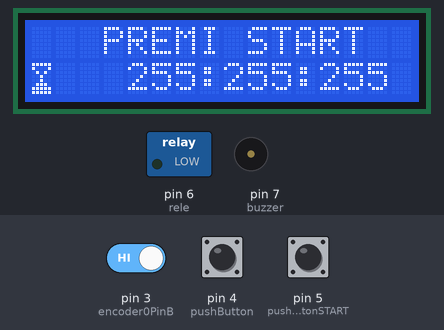
Bench run of a sketch on a simulated Arduino Nano, built with avr-gcc and run on an emulated ATmega328P. On the bench: 16×2 character LCD, switched loads named in the sketch (green lamp = pin HIGH), buzzer (waves = sounding, pin HIGH). The inputs (shaded band) are chosen by the test bench; at power-on: pin 5 (pushButtonSTART) HIGH, pin 4 (pushButton) HIGH, pin 3 (encoder0PinB) HIGH. What the sketch prints to the serial monitor is not drawn.

Above: at 5.3 s.
5.4 s: pin 5 (pushButtonSTART) pulled LOW for 0.15 s
At 6.3 s:
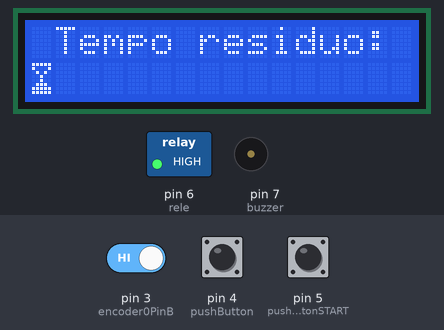
8.5 s: pin 5 (pushButtonSTART) pulled LOW for 3.2 s
At 10.9 s:
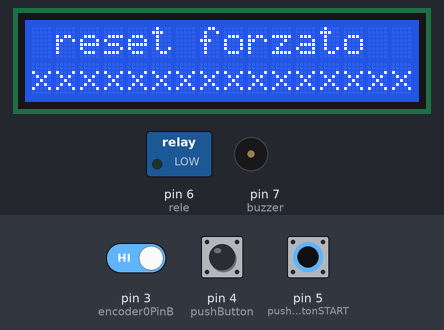
13.2 s: pin 4 (pushButton) pulled LOW for 3.2 s
At 15.8 s:
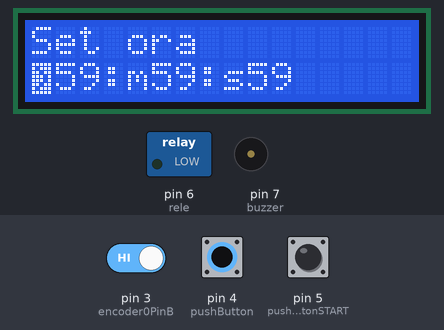
19.4 s: pin 4 (pushButton) pulled LOW for 0.15 s
At 20.1 s:
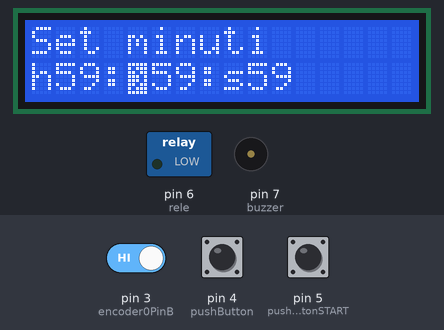
21.0 s: pin 4 (pushButton) pulled LOW for 1 s
At 21.7 s:
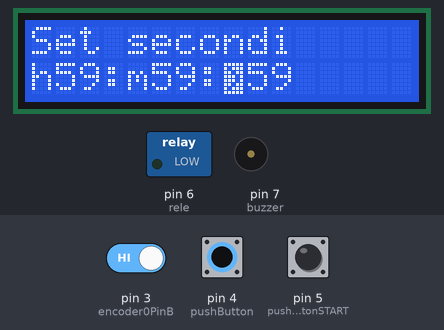
23.5 s: pin 4 (pushButton) pulled LOW for 0.15 s
At 24.5 s:
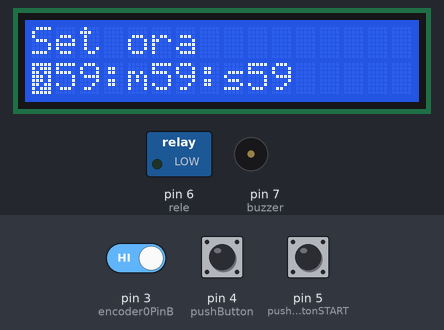
Timing chart, 0 to 26.5 s (numbered marks = the images above; inputs shaded):
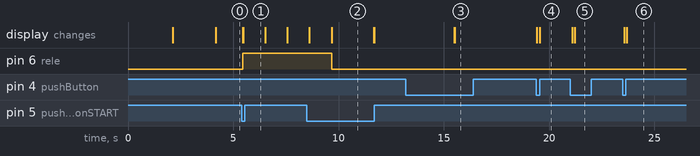

The sketch:

TimerBromografoArduino-0.3-IZ0VLL.ino
```cpp
/*
TIMER BROMOGRAFO ARDUINO

Questo progetto è di libero utilizzo, basta che venga citato il programmatore.
Programmatore Firmware: Salvatore Mele, IZ0VLL

email: iz0victorlimalima@gmail.com
Licenza GNU GPLv3
 */

#include <LiquidCrystal_I2C.h>
#include <EEPROM.h>
#include <Wire.h>
LiquidCrystal_I2C lcd(0x27, 16, 2); // Imposta il Display all'indirizzo 0x27, 16x2 LCD

#define encoder0PinA  2 // D2 Definisce il PRIMO canale dell'Encoder meccanico
#define encoder0PinB  3 // D3 Definisce il SECONDO canale dell'Encoder meccanico

volatile int encoder0Pos = 4;
volatile boolean PastB = 0;
volatile boolean update = false;

int contatoreFineTempo;
int lastButtonState = 0;
// ------------------------++++++++++++++++++++++   ENCODER
int encoderPin1 = 2;
int encoderPin2 = 3;

volatile int lastEncoded = 0;
volatile long encoderValue = 0;
volatile long encoderValue2 = 0;
volatile long encoderValue3 = 0;

long lastencoderValue = 0;
long lastencoderValue2 = 0;
long lastencoderValue3 = 7;

int lastMSB = 0;
int lastLSB = 0;

// ------------------------++++++++++++++++++++++
int ore = 45;
int minuti = 5;
int secondi = 6;


//---------  timer variabili

int buzzer = 7;           //D7 Piedino digitale del Buzzer piezoelettrico
int rele = 6;             //D6 del relè di accensione dei neon
int secondiTotali = 0;    //Tempo totale
int msg = 0;
int reset = 0;
int start = A6;            //Pulsante di avvio (non usato)
int empieza = 1024;        // Variabile per la memorizzazione del pulsante di avvio

// assegnazione ingressi per i due pulsanti start e encoder
int pushButton = 4;       //D4 Pulsante dell'Encoder
int pushButtonSTART = 5;  //D5 Pulsante di Start del conteggio.

int pushButtonSTARTstate = 0;

int timeHOLD;
int timeSEC = 0;
int HorMinSec = 0;
int step_funzione = 0;


// Grafica per clessidra e cursore
uint8_t testChar[8] = {0x1F, 0x17, 0x1B, 0x1D, 0x1D, 0x1B, 0x17, 0x1F,};
uint8_t testClessidra[8] = {0x1F, 0x11, 0x0A, 0x04, 0x04, 0x0E, 0x1F, 0x1F,};


/*
  xxxxxxxxxxxxxxxxxxxxxxxxxxxxxxxxxxxxxxxxxxxxxxxxxxxxxxxxxxxxxxxxxxxxxxxxxxxxxxxxxxxxxxxxxxxxxxxxxxxxxxxxx
  xxxxxxxxxxxxxxxxxxxxxxxxxxxxxxxxxxxxxxxxxxxxxxxxxxxxxxxxxxxxxxxxxxxxxxxxxxxxxxxxxxxxxxxxxxxxxxxxxxxxxxxxx
  xxxxxxxxxxxxxxxxxxxxxxxxxxxxxxxxxxxxxxxxxxxxxxxxxxxxxxxxxxxxxxxxxxxxxxxxxxxxxxxxxxxxxxxxxxxxxxxxxxxxxxxxx
  xxxxxxxxxxxxxxxxxxxxxxxxxxxxxxxxxxxxxxxxxxxxxxxxxxxxxxxxxxxxxxxxxxxxxxxxxxxxxxxxxxxxxxxxxxxxxxxxxxxxxxxxx
                            VOID  SETUP                    VOID  SETUP
  xxxxxxxxxxxxxxxxxxxxxxxxxxxxxxxxxxxxxxxxxxxxxxxxxxxxxxxxxxxxxxxxxxxxxxxxxxxxxxxxxxxxxxxxxxxxxxxxxxxxxxxxx
  xxxxxxxxxxxxxxxxxxxxxxxxxxxxxxxxxxxxxxxxxxxxxxxxxxxxxxxxxxxxxxxxxxxxxxxxxxxxxxxxxxxxxxxxxxxxxxxxxxxxxxxxx
  xxxxxxxxxxxxxxxxxxxxxxxxxxxxxxxxxxxxxxxxxxxxxxxxxxxxxxxxxxxxxxxxxxxxxxxxxxxxxxxxxxxxxxxxxxxxxxxxxxxxxxxxx
  xxxxxxxxxxxxxxxxxxxxxxxxxxxxxxxxxxxxxxxxxxxxxxxxxxxxxxxxxxxxxxxxxxxxxxxxxxxxxxxxxxxxxxxxxxxxxxxxxxxxxxxxx
*/

void setup() {

  lcd.begin();
  Serial.begin(9600);
  Serial.begin(9600);
  pinMode(pushButton, INPUT); // dichiara che il "pushButton" è un input:
  pinMode(pushButtonSTART, INPUT);
  pinMode(start, INPUT);    //Pin de pulsador de arranque --> Entrada

  pinMode(encoder0PinA, INPUT);
  pinMode(encoder0PinB, INPUT);

  digitalWrite(encoder0PinB, HIGH);
  digitalWrite(encoder0PinA, HIGH);
  int pushButtonSTARTstate = HIGH;   //  RESISTENZA PULL UP DEL PULSANTE  START
  attachInterrupt(1, doEncoderB, FALLING);

  // CARICAMENTO dei valori temporali (ore, minuti, secondi)

  lastencoderValue3 = EEPROM.read(1);
  encoderValue3 = EEPROM.read(1);
  lastencoderValue2 = EEPROM.read(2);
  encoderValue2 = EEPROM.read(2);
  lastencoderValue = EEPROM.read(3);
  encoderValue = EEPROM.read(3);

// portare i resitori interni a pull up

  pinMode(encoderPin1, INPUT_PULLUP);
  pinMode(encoderPin2, INPUT_PULLUP);
  pinMode(pushButtonSTART, INPUT_PULLUP);
  pinMode(pushButtonSTARTstate, INPUT_PULLUP);
  pinMode(pushButton, INPUT_PULLUP);

  digitalWrite(pushButton, HIGH);  // forza il pin  a livello alto sfruttando la resistenza di pull-up interna ad arduino

  pinMode(buzzer, OUTPUT);
  pinMode(rele, OUTPUT);

 // presentazione iniziale

  lcd.clear();
  lcd.setCursor(0, 0);
  lcd.print("Timer Bromografo");
  lcd.setCursor(0, 1);
  lcd.print("Salvatore Mele, IZ0VLL");
  delay(2000);
  lcd.clear();
  lcd.setCursor(0, 0);
  lcd.print("Vers. Firmware");
  lcd.setCursor(0, 1);
  lcd.print("Beta 0.4");
  delay(2000);
  lcd.clear();

  msg = 0;
  empieza = 1024;

// CREAZIONE DEI DUE CARATTERI CUSTOM

  lcd.createChar(0, testChar); // Sends the custom char to lcd
  lcd.createChar(1, testClessidra); // Sends the custom char to lcd

}

/*
  xxxxxxxxxxxxxxxxxxxxxxxxxxxxxxxxxxxxxxxxxxxxxxxxxxxxxxxxxxxxxxxxxxxxxxxxxxxxxxxxxxxxxxxxxxxxxxxxxxxxxxxxx
   xxxxxxxxxxxxxxxxxxxxxxxxxxxxxxxxxxxxxxxxxxxxxxxxxxxxxxxxxxxxxxxxxxxxxxxxxxxxxxxxxxxxxxxxxxxxxxxxxxxxxxxx
  xxxxxxxxxxxxxxxxxxxxxxxxxxxxxxxxxxxxxxxxxxxxxxxxxxxxxxxxxxxxxxxxxxxxxxxxxxxxxxxxxxxxxxxxxxxxxxxxxxxxxxxxx
  xxxxxxxxxxxxxxxxxxxxxxxxxxxxxxxxxxxxxxxxxxxxxxxxxxxxxxxxxxxxxxxxxxxxxxxxxxxxxxxxxxxxxxxxxxxxxxxxxxxxxxxxx
                            VOID loop                    VOID  loop
  xxxxxxxxxxxxxxxxxxxxxxxxxxxxxxxxxxxxxxxxxxxxxxxxxxxxxxxxxxxxxxxxxxxxxxxxxxxxxxxxxxxxxxxxxxxxxxxxxxxxxxxxx
  xxxxxxxxxxxxxxxxxxxxxxxxxxxxxxxxxxxxxxxxxxxxxxxxxxxxxxxxxxxxxxxxxxxxxxxxxxxxxxxxxxxxxxxxxxxxxxxxxxxxxxxxx
  xxxxxxxxxxxxxxxxxxxxxxxxxxxxxxxxxxxxxxxxxxxxxxxxxxxxxxxxxxxxxxxxxxxxxxxxxxxxxxxxxxxxxxxxxxxxxxxxxxxxxxxxx
  xxxxxxxxxxxxxxxxxxxxxxxxxxxxxxxxxxxxxxxxxxxxxxxxxxxxxxxxxxxxxxxxxxxxxxxxxxxxxxxxxxxxxxxxxxxxxxxxxxxxxxxxx
*/


void loop() {
  lcd.setCursor(0, 1);
  lcd.print((char)1);  // STAMPA LA CLESSIDRA

  if (update) {
    update = false;
    PastB ? encoder0Pos++ : encoder0Pos--;
  }

  //  ore minuti secondi
  ore = lastencoderValue;
  minuti = lastencoderValue2;
  secondi = lastencoderValue3;

  switch (step_funzione) {
    case 0:    // STATO INIZIALE
      INIZIO();
      break;
    case 1:    // VAI ALLA FUNZIONE: EDIT TEMPO
      EDIT_TEMPO();

      break;
    case 2:    // VAI ALLA FUNZIONE: CONTO ALLA ROVESCIA
      COUNT_DOWN();
      break;
    case 3:    // VAI ALLA FUNZIONE: TEMPO SCADUTO
      TEMPO_SCADUTO();
      break;
  }
}

//---------------------- ---------------------- ---------------------- ----------------------
//---------------------- FUNZIONE: INIZIO ---------------------- ----------------------------
//---------------------- ---------------------- ---------------------- ----------------------

void INIZIO() {
  lcd.setCursor(0, 0);
  lcd.print("   PREMI START  ");
  lcd.setCursor(0, 1);

  lcd.setCursor(4, 1);
  if (ore < 10) lcd.print("0");     // SE LE ORE SONO MENO DI 10, SCRIVI LO ZERO A SINISTRA.
  lcd.print(ore);                   // STAMPA LE ORE
  lcd.print(":");                   // STAMPA I DUE PUNTI

  if (minuti < 10) lcd.print("0");  // SE I MINUTI SONO MENO DI 10, SCRIVI LO ZERO A SINISTRA.
  lcd.print(minuti);                // STAMPA I MINUTI
  lcd.print(":");                   // STAMPA I DUE PUNTI

  if (secondi < 10) lcd.print("0");  // SE I SECONDI SONO MENO DI 10, SCRIVI LO ZERO A SINISTRA.
  lcd.print(secondi);                // STAMPA I SECONDI

  //  VAI A SETTA TEMPO - - - - - - - - - - - - - - - - - - -


  int buttonState = digitalRead(pushButton);  //// PER ACCEDERE AL MENU EDITOR CON IL MANTENIMENTO DEL PULSANTE ENCODER
  if (buttonState == LOW) {
    delay (1000);
    Serial.println(timeSEC);
    timeSEC++;
  }
  else {
    timeSEC = 0; //  AZZERAMENTO VARIABILE SEI SECONDI
  }
  delay(100);

  if (timeSEC >= 2) {   //   VAI A EDITOR

    lcd.clear();
    timeSEC = 0;
    step_funzione = 1;
  }


  //// ALLA PRESSIONE DEL PULSANTE START, VAI ALLA FUNZIONE: COUNT DOWN

  int pushButtonSTARTstate = digitalRead(pushButtonSTART);
  if (pushButtonSTARTstate == LOW) {
    lcd.clear();
    lcd.setCursor(0, 0);
    lcd.print("Partenza tempo");
    lcd.clear();
    timeSEC = 0;
    secondiTotali = secondi + (minuti * 60) + (ore * 60 * 60);  //Convierte el tiempo elegido en segundos!!
    digitalWrite (rele, HIGH);
    step_funzione = 2;
  }
}

//---------------------- ---------------------- ---------------------- ----------------------
//---------------------- FUNZIONE: EDIT TEMPO ---------------------- ------------------------
//---------------------- ---------------------- ---------------------- ----------------------

void EDIT_TEMPO() {

  lcd.setCursor(0, 1);
  lcd.print("h");
  lcd.setCursor(1, 1);
  if (encoderValue < 10) lcd.print("0");
  if (encoderValue < 0) {
    encoderValue = 0;
    encoder0Pos = 0;
  }

  if (timeSEC >= 2) {
    lcd.clear();
    timeSEC = 0;
    HorMinSec = 0;
    step_funzione = 0;

  }

  if (HorMinSec >= 3) HorMinSec = 0;   //// AZZERA LA VARIABILE PER LO STEP  ORA MINUTI  SECONDI.


  //  FAI IN MODO CHE L' ENCODER NON SUPERI I 59

  if (encoderValue > 59) {
    encoderValue = 59;
    encoder0Pos = 59;
  }
  lcd.print(encoderValue, DEC);
  lcd.print(":");
  // -------------------------------------------------------------

  lcd.setCursor(4, 1);
  lcd.print("m");
  if (encoderValue2 < 10) lcd.print("0");
  if (encoderValue2 < 0) {
    encoderValue2 = 0;
    encoder0Pos = 0;
  }
  if (encoderValue2 > 59) {
    encoderValue2 = 59;
    encoder0Pos = 59;
  }

  lcd.print(encoderValue2, DEC);
  lcd.print(":");

  // -------------------------------------------------------------

  lcd.setCursor(8, 1);
  lcd.print("s");
  if (encoderValue3 < 10) lcd.print("0");
  if (encoderValue3 < 0) {
    encoderValue3 = 0;
    encoder0Pos = 0;
  }
  if (encoderValue3 > 59) {
    encoderValue3 = 59;
    encoder0Pos = 59;
  }

  lcd.print(encoderValue3, DEC);
  lcd.print(" ");

  // VISUALIZZA LO STATO SE STIAMO SETTANDO LE ORE, I MINUTI OPPURE I SECONDI

  switch (HorMinSec) {
    case 0:    // ore
      lcd.setCursor(0, 0);
      lcd.print("Set ora");
      lcd.setCursor(0, 1);
      lcd.print((char)0);

      break;
    case 1:    // minuti
      lcd.setCursor(0, 0);
      lcd.print("Set minuti");
      lcd.setCursor(4, 1);
      lcd.print((char)0);
      break;

    case 2:    // secondi
      lcd.setCursor(0, 0);
      lcd.print("Set secondi");
      lcd.setCursor(8, 1);
      lcd.print((char)0);
      break;

    case 3:    // funzione  eccitazione / diseccitazione
      // lcd.setCursor(0, 0);
      // lcd.print("Set funzione");
      // lcd.setCursor(8, 1);
      // lcd.print((char)0);

      break;
  }


  //  PASSA DA ORE A MINUTI A SECONDI QUANDO SI PREME IL PULSANTE DEL' ENCODER

  int buttonState = digitalRead(pushButton);
  if (buttonState != lastButtonState)
    if (buttonState == LOW)
    { HorMinSec++;
      lcd.clear();
    }
  delay(100);
  lastButtonState = buttonState;


  // ESCI DALLA FUNZIONE EDITOR TEMPI PER ANDARE AD INIZIO CON IL TEMPO AGGIORNATO AL' EDITOR

  int pushButtonSTARTstate = digitalRead(pushButtonSTART);
  if (pushButtonSTARTstate == LOW)
  {

    lcd.clear();
    lcd.setCursor(0, 0);
    lcd.print("Partenza tempo");
    lcd.clear();
    timeSEC = 0;
    lastencoderValue3 = encoderValue3;
    lastencoderValue2 = encoderValue2;
    lastencoderValue = encoderValue;

    EEPROM.write(1, lastencoderValue3);  // salvataggio su slot il valore
    EEPROM.write(2, lastencoderValue2);  // salvataggio su slot il valore
    EEPROM.write(3, lastencoderValue);  // salvataggio su slot il valore
    delay(500);
    step_funzione = 0;

  }
}

//---------------------- ---------------------- ---------------------- ----------------------
//---------------------- CONTO ALLA ROVESCIA ---------------------- ----------------------
//---------------------- ---------------------- ---------------------- ----------------------


void COUNT_DOWN() {

  // PARTENZA CONTEGGIO SE LA VARIABILE secondiTotali è maggiore di 0

  while (secondiTotali > 0)
  {

    //   RESET FORZATO SE MANTENIAMO PREMUTO IL TASTO START PER 3 SECONDI E RITORNA AD INIZIO

    int pushButtonSTARTstate = digitalRead(pushButtonSTART);  //// START   START   START    START   START
    if (pushButtonSTARTstate == LOW) {
      timeSEC++;
    }
    //----------------------------------

    if (timeSEC >= 3) {

      lcd.clear();
      lcd.setCursor(0, 0);
      lcd.print(" reset forzato  ");
      lcd.setCursor(0, 1);
      lcd.print("xxxxxxxxxxxxxxxx");
      lcd.setCursor(1, 1);
      lcd.print("xxxxxxxxxxxxxxxx");
      digitalWrite (rele, LOW);  // SPEGNE IL RELè
      delay(2000);
      lcd.clear();
      timeSEC = 0;
      step_funzione = 0;

      break;
    }


    lcd.setCursor(0, 0);
    lcd.print(" Tempo residuo: ");

    delay (1000);         // DELAY PER CONTARE STEP DI UN SECONDO...NON TOCCARE

    secondiTotali--;

    ore = ((secondiTotali / 60) / 60);  // converte i secondi totali in ore
    minuti = (secondiTotali / 60) % 60; // converte i secondi totali in minuti
    secondi = secondiTotali % 60;       // converte i secondi totali in secondi

    lcd.setCursor(0, 0);
    lcd.print(" Tempo residuo: ");

    lcd.setCursor(4, 1);
    if (ore < 10) lcd.print("0");
    lcd.print(ore);
    lcd.print(":");

    if (minuti < 10) lcd.print("0");
    lcd.print(minuti);

    lcd.print(":");
    if (secondi < 10) lcd.print("0");
    lcd.print(secondi);


    // VAI A FUNZIONE FINE TEMPO quando i secondi totali raggiungono il valore =0

    if (secondiTotali == 0)
    {
      step_funzione = 3;  //  VAI AL' ULTIMO STADIO...TEMPO CHE RAGGIUNGE LO ZERO

      digitalWrite (rele, LOW);  // SPEGNE IL RELè
      break;
    }
  }
}


//---------------------- ---------------------- ---------------------- ----------------------
//---------------------- TEMPO ESAURITO ---------------------- ------------------
//---------------------- ---------------------- ---------------------- ----------------------

void TEMPO_SCADUTO() {

  // AZZERA ALLA PRESSIONE DEL TASTO START E VAI AD INIZIO PRIMA DEL TEMPO DI 10 SECONDI
  int pushButtonSTARTstate = digitalRead(pushButtonSTART);
  if (pushButtonSTARTstate == LOW)

  {
    lcd.clear();
    lcd.setCursor(0, 0);
    lcd.print("   ripristino   ");
    delay(1000);
    lcd.clear();
    timeSEC = 0;
    step_funzione = 0;
  }


  lcd.setCursor(0, 0);
  lcd.print("   Fine tempo   ");
  lcd.setCursor(0, 1);
  lcd.print("Start=Ripristina");
  tone(buzzer,1000,200);  // attiva il cicalino alla frequenza di 1kHz
  //digitalWrite(buzzer, HIGH);
  delay(15000);
  //digitalWrite(buzzer, LOW);
  noTone(buzzer);
  lcd.setCursor(0, 1);
  lcd.print("                ");
  contatoreFineTempo++;
  delay(500);
  lcd.clear();


// VAI A INIZIO LIVELLO QUANDO IL TEMPO DI 10 SECONDI è SCADUTO

  if (contatoreFineTempo >= 10) {
    contatoreFineTempo = 0;
    timeSEC = 0;
    step_funzione = 0;
  }
}


//---------------------- ---------------------- ---------------------- ----------------------
//---------------------- INTERRUPT ENCODER LETTURA  ---------------------- ------------------
//---------------------- ---------------------- ---------------------- ----------------------

// PARAMETRI LEGATI ALLE LETTURE ENCODE TRAMITE INTERRUPT

void doEncoderB()
{
  PastB = (boolean)digitalRead(encoder0PinA);
  update = true;

  if (HorMinSec == 2)encoderValue3 = encoder0Pos;
  if (HorMinSec == 1)encoderValue2 = encoder0Pos;
  if (HorMinSec == 0)encoderValue = encoder0Pos;

}
```

Measured:
- after the input at 5.4 s, pin 6 (rele): LOW → HIGH after 0.06 s; the display: first changes after 0.06 s (image 1 shows a later state)
- after the input at 8.5 s, pin 6 (rele): HIGH → LOW after 1.2 s; the display: first differs from a run without the input after 1.2 s (image 2)
- after the input at 13.2 s, the display: first changes after 2.3 s (image 3 shows a later state)
- after the input at 19.4 s, the display: first changes at once (image 4 shows a later state)
- after the input at 21.0 s, the display: first changes after 0.09 s (image 5 shows a later state)
- after the input at 23.5 s, the display: first changes after 0.06 s (image 6 shows a later state)
- what the display in image 2 shows lasts 2.0 s, from 9.7 s to 11.7 s
